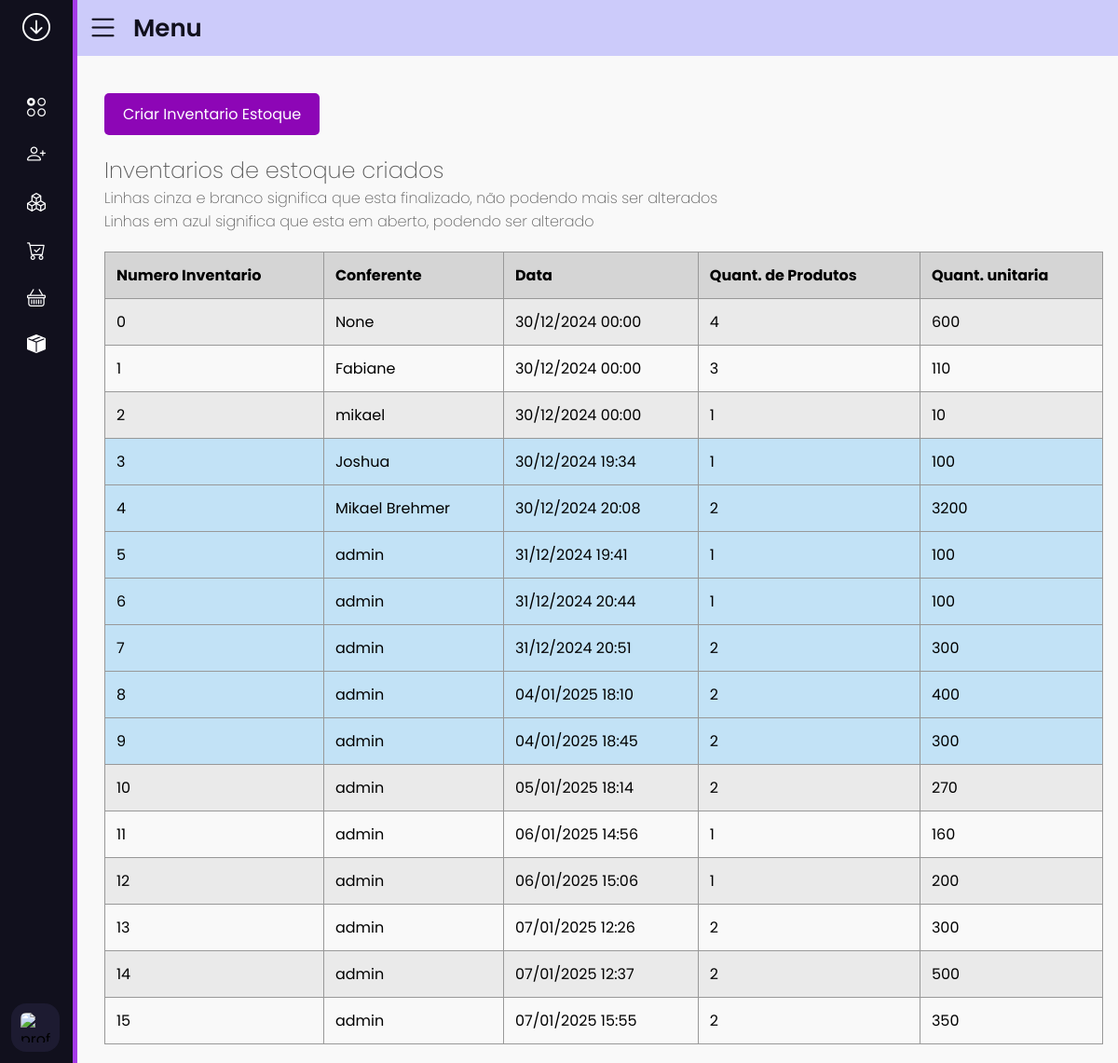
Screenshot of /estoque/inventarios_estoque/ (signed in) with the database file from the repository.
### estoque/models.py (models this page shows, shortened)
class InventariosEstoque(models.Model):
    numero_inventario = models.IntegerField()
    nome_produtos = models.CharField(max_length=60)
    cod_produto = models.CharField(max_length=8, null=True, blank=True)
    lote = models.CharField(max_length=10, null=True, blank=True)
    quantidade = models.IntegerField()
    data = models.DateTimeField(auto_now_add=True)
    conferente = models.CharField(max_length=30, null=True, blank=True)
    finalizado = models.BooleanField(default=False)
    class Meta:
        permissions = [
            ('ver_inventario_estoque', 'Can see stock inventory'),
            ('editar_inventario_estoque', 'Can edit stock inventory')
        ]

### estoque/views.py (the view)
# urls.py: path('inventarios_estoque/', views.inventarios_estoque, name='inventarios_estoque'),
@login_required()
@permission_required('inventariosestoque.ver_inventario_estoque', raise_exception=True)
def inventarios_estoque(request):
    Inventarios = InventariosEstoque.objects.all()
    inventarios_corrigidos = []
    numeros_adicionados = set()  # Para rastrear os números de inventário já adicionados
    for inventario in Inventarios:
        numero_inventario = inventario.numero_inventario
        finalizado = inventario.finalizado
        if numero_inventario not in numeros_adicionados:
            quantidade_itens = InventariosEstoque.objects.filter(numero_inventario=numero_inventario).count()
            quantidade_produtos = \
                InventariosEstoque.objects.filter(numero_inventario=numero_inventario).values('quantidade').aggregate(
                    Sum('quantidade'))['quantidade__sum']
            inventarios_corrigidos.append([
                numero_inventario,
                inventario.conferente,
                inventario.data.strftime('%d/%m/%Y %H:%M'),
                quantidade_itens,  # Adiciona a quantidade de itens
                quantidade_produtos,
                finalizado,
            ])
            numeros_adicionados.add(numero_inventario)
    print(inventarios_corrigidos)
    if request.method == 'GET':
        return render(request, 'estoque/inventarios_estoque.html', {'Inventarios': inventarios_corrigidos})

### estoque/templates/estoque/inventarios_estoque.html
{% extends 'side_menu.html' %}
{% load static %}
{% block head %}
    <link rel="stylesheet" href="{% static 'css/inventarios_estoque.css' %}">
{% endblock %}
{% block content %}
    <a href="{% url 'criar_inventario_estoque' %}"> <button class="criar_inventario">Criar Inventario Estoque</button></a>
    <h2>Inventarios de estoque criados</h2>
    <p>Linhas cinza e branco significa que esta finalizado, não podendo mais ser alterados</p>
    <p>Linhas em azul significa que esta em aberto, podendo ser alterado</p>
    <div class="invetarios_criados">
        <table>
            <tr>
                <th>Numero Inventario</th>
                <th>Conferente</th>
                <th>Data</th>
                <th>Quant. de Produtos</th>
                <th>Quant. unitaria</th>
            </tr>
                {% for inventario in Inventarios %}
                    {% if inventario.5 == 0 %}
                        <tr class="nao-finalizado-tr" onclick="window.location.href='{% url 'visualizar_inventario_estoque' inventario.0 %}'" style="cursor: pointer;">
                    {% else %}
                        <tr class="finalizado-tr" onclick="window.location.href='{% url 'visualizar_inventario_estoque' inventario.0 %}'" style="cursor: pointer;">
                    {% endif %}
                            <td>{{ inventario.0 }}</td>
                            <td>{{ inventario.1 }}</td>
                            <td>{{ inventario.2 }}</td>
                            <td>{{ inventario.3 }}</td>
                            <td>{{ inventario.4 }}</td>
                        </tr>
                {% endfor %}
        </table>
    </div>
{% endblock %}

### estoque/static/css/inventarios_estoque.css (style rules this page uses)
body { font-family: Arial, sans-serif; margin: 0; padding: 0; background-color: #f9f9f9; }
h2, p { font-weight: 200; color: #5b5b5b; }
.criar_inventario { display: inline-block; margin: 20px auto; padding: 10px 20px; background-color: #8d06b6; color: white; border: none; border-radius: 5px; cursor: pointer; font-size: 16px; transition: background-color 0.3s ease; }
table { width: 100%; border-collapse: collapse; margin: 20px 0; }
th, td { text-align: left; padding: 12px; border: 1px solid #989898; }
th { background-color: rgba(143, 143, 143, 0.34); color: #000000; }
.nao-finalizado-tr { background-color: #c2e2f6; }
.finalizado-tr:nth-child(even) { background-color: #eaeaea; }
td { cursor: pointer; }

### base_templates/side_menu.html (style rules this page uses)
* { margin: 0; padding: 0; box-sizing: border-box; font-family: 'Poppins', sans-serif; }

### rows the page displays
InventariosEstoque: conferente "Fabiane"
InventariosEstoque: conferente "mikael"
InventariosEstoque: conferente "Joshua"
InventariosEstoque: conferente "Mikael Brehmer"
InventariosEstoque: conferente "admin"
InventariosEstoque: conferente "admin"
InventariosEstoque: conferente "admin"
InventariosEstoque: conferente "admin"
InventariosEstoque: conferente "admin"
InventariosEstoque: conferente "admin"
InventariosEstoque: conferente "admin"
InventariosEstoque: conferente "admin"
InventariosEstoque: conferente "admin"
InventariosEstoque: conferente "admin"
InventariosEstoque: conferente "admin"

### other values shown
{{ inventario.0 }} "0" "1" "2" "3" "4" "5" "6" "7" "8" "9" "10" "11" "12" "13" "14" "15"
{{ inventario.1 }} "None"
{{ inventario.2 }} "30/12/2024 00:00" "30/12/2024 00:00" "30/12/2024 00:00" "30/12/2024 19:34" "30/12/2024 20:08" "31/12/2024 19:41" "31/12/2024 20:44" "31/12/2024 20:51" "04/01/2025 18:10" "04/01/2025 18:45" "05/01/2025 18:14" "06/01/2025 14:56" "06/01/2025 15:06" "07/01/2025 12:26" "07/01/2025 12:37" "07/01/2025 15:55"
{{ inventario.3 }} "4" "3" "1" "1" "2" "1" "1" "2" "2" "2" "2" "1" "1" "2" "2" "2"
{{ inventario.4 }} "600" "110" "10" "100" "3200" "100" "100" "300" "400" "300" "270" "160" "200" "300" "500" "350"
